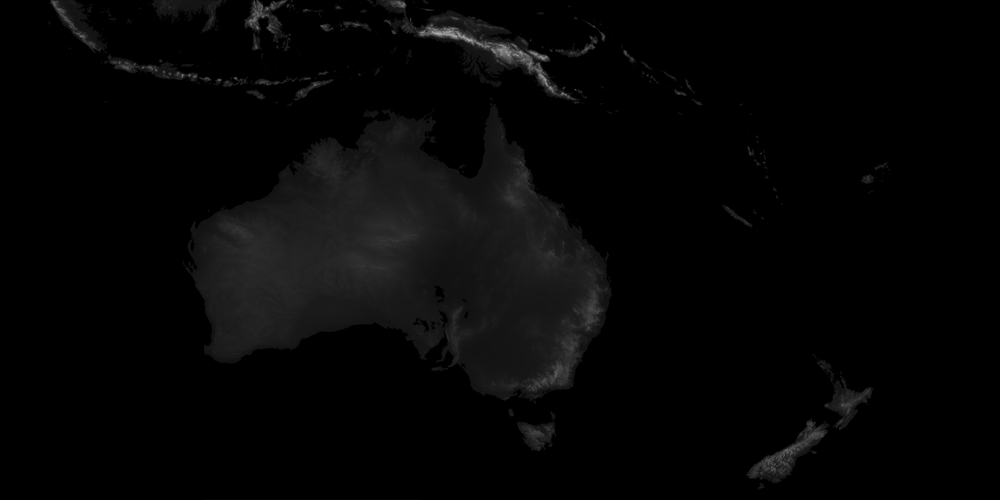
#> input picture extras/heightmap.png, 1000 x 500 px, shrunk from 8192 x 4096 before the run
$ python HeightmapTool.py
#> lines starting #> are read from the running program, lines starting #| are printed output that depends on the picture
import math

from PIL import Image

if __name__ == '__main__':
    img = Image.open("extras/heightmap.png")
#> img is the input picture: PIL image 1000x500 RGB; min 0, max 178, mean 5.5
    img = img.convert('RGB')
    pixels = list(img.getdata())
#> pixels = 500000 items

    out_img = Image.new('RGB', img.size)
#> out_img: PIL image 1000x500 RGB; every value is 0

    width, height = img.size
#> width = 1000; height = 500

    for x in range(width):
        for y in range(height):
            pixel = img.getpixel((x, y))
            if 0 < pixel[0] < 14:
                out_img.putpixel((x, y), (0, 0, 0))
            if 13 < pixel[0] < 31:
                out_img.putpixel((x, y), (50, 50, 50))
            if 30 < pixel[0] < 51:
                out_img.putpixel((x, y), (100, 100, 100))
            if 50 < pixel[0] < 256:
                out_img.putpixel((x, y), (200, 200, 200))
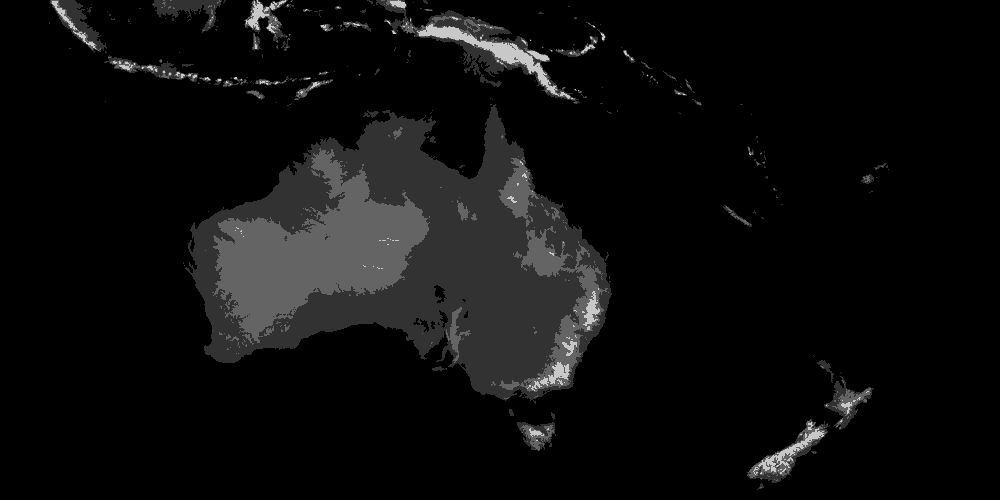
#> out_img: PIL image 1000x500 RGB; min 0, max 200, mean 13.2

    out_img.save('extras/heightmapSimplified.png')
